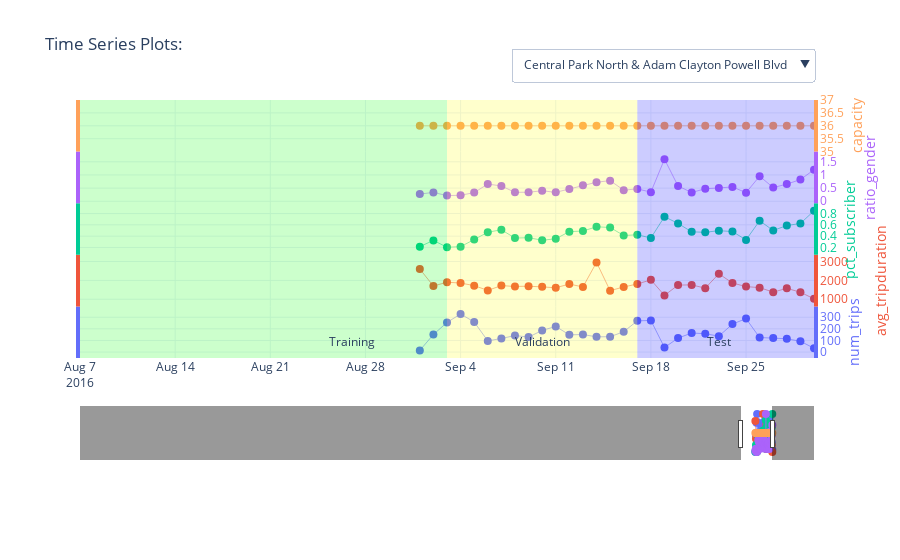

The cell this chart's notebook holds for it:
### Markdown cell above
### Plot Time Series

### Code cell
rawSeries = rawSeries.fillna(np.nan).replace([np.nan], [None])

fig = go.Figure()

# get a list of colors:
colors = px.colors.qualitative.Plotly

# list of columns to plot over time
variables = [TARGET_COLUMN] + COVARIATE_COLUMNS

# use button to toggle series
buttons = []
b = 0 # default button index

# iterate through series:
series = rawSeries[SERIES_COLUMN].unique().tolist()[0:viz_limit]
for s in series:
    # iterate trhough columns
    for y, v in enumerate(variables):
        fig.add_trace(
            go.Scatter(
                x = rawSeries[rawSeries[SERIES_COLUMN]==s][TIME_COLUMN],
                y = rawSeries[rawSeries[SERIES_COLUMN]==s][v],
                name = f'{v}',
                text = rawSeries[rawSeries[SERIES_COLUMN]==s][v],
                yaxis = f"y{y+1}",
                hoverinfo='name+x+text',
                line = {'width': 0.5},
                marker = {'size': 8},
                mode = 'lines+markers',
                showlegend = False,
                visible = (b==0) # make first series visible as default
            )
        )
    
    # which button to show:
    which_buttons = [False] * len(series) * len(variables)
    which_buttons[b * len(variables):(b+1)*len(variables)] = [True] * len(variables)

    # create button for series:
    button = dict(
        label = s,
        method = 'update',
        args = [{'visible': which_buttons}]
    )
    buttons.append(button)
    b += 1

# add split regions
fig.add_shape(
    fillcolor = 'rgba(0, 255, 0, 0.2)',
    line = {'width': 0},
    type = 'rect',
    x0 = keyDates['start_date'][0],
    x1 = keyDates['val_start'][0],
    xref = 'x',
    y0 = 0,
    y1 = 1,
    yref = 'paper'
)
fig.add_shape(
    fillcolor = 'rgba(255, 255, 0, 0.2)',
    line = {'width': 0},
    type = 'rect',
    x0 = keyDates['val_start'][0],
    x1 = keyDates['test_start'][0],
    xref = 'x',
    y0 = 0,
    y1 = 1,
    yref = 'paper'
)
fig.add_shape(
    fillcolor = 'rgba(0, 0, 255, 0.2)',
    line = {'width': 0},
    type = 'rect',
    x0 = keyDates['test_start'][0],
    x1 = keyDates['end_date'][0],
    xref = 'x',
    y0 = 0,
    y1 = 1,
    yref = 'paper'
)

# annotate split regions
fig.add_annotation(
    x = keyDates['val_start'][0] - (keyDates['test_start'][0]-keyDates['val_start'][0])/2,
    y = 0,
    ax = 0, ay = 0,
    yref = 'y1',
    xref = 'x',
    text = 'Training',
    yanchor = 'bottom'
)
fig.add_annotation(
    x = keyDates['val_start'][0] + (keyDates['test_start'][0]-keyDates['val_start'][0])/2,
    y = 0,
    ax = 0, ay = 0,
    yref = 'y1',
    xref = 'x',
    text = 'Validation',
    yanchor = 'bottom'
)
fig.add_annotation(
    x = keyDates['test_start'][0] + (keyDates['end_date'][0]-keyDates['test_start'][0])/2,
    y = 0,
    ax = 0, ay = 0,
    yref = 'y1',
    xref = 'x',
    text = 'Test',
    yanchor = 'bottom'
)

# configure axes layout:
layout = dict(
    xaxis =  dict(
        range = [keyDates['end_date'][0] - 2*(keyDates['end_date'][0] - keyDates['val_start'][0]), keyDates['end_date'][0]],
        rangeslider = dict(
            autorange = True,
            range = [keyDates['start_date'][0], keyDates['end_date'][0]]
        ),
        type = 'date'
    )
)
for v, variable in enumerate(variables):
    layout[f'yaxis{v+1}'] = dict(
        anchor = 'x',
        domain = [v*(1/len(variables)), (v+1)*(1/len(variables))],
        autorange = True,
        mirror = True,
        autoshift = True,
        title = dict(text = variable, standoff = 10 + 20 * (v % 2), font = dict(color = colors[v])),
        tickfont = dict(color = colors[v]),
        tickmode = 'auto',
        linecolor = colors[v],
        linewidth = 4,
        showline = True,
        side = 'right',
        type = 'linear',
        zeroline = False
    )

fig.update_layout(
    layout,
    title = 'Time Series Plots:',
    dragmode="zoom",
    hovermode="x",
    legend=dict(traceorder="reversed"),
    height=600,
    template="plotly_white",
    margin=dict(
        t=100,
        b=100
    ),
    updatemenus = [
        dict(
            buttons = buttons,
            type = 'dropdown',
            direction = 'down',
            x = 1,
            y = 1.2,
            showactive = True
        )
    ]
)

fig.show()
